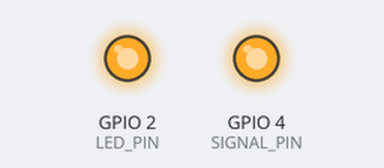
A sketch run on a simulated ESP32. Parts: output pins drawn as LEDs (lit = HIGH). WiFi joins after 1.5 s; servers stay silent unless stated; uploads are accepted with an empty reply; what the sketch prints to the serial monitor is not drawn.

Above: at 1.6 s.
At 61.8 s:
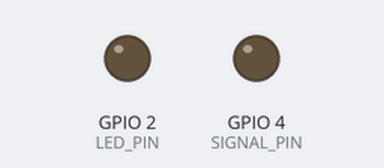
Timing chart, 0 to 63.3 s (numbered marks = the images above):
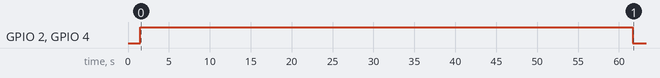

Measured:
- by itself, GPIO 2 (LED_PIN), GPIO 4 (SIGNAL_PIN): LOW → HIGH at 1.5 s, → LOW 60.2 s later

The sketch:

sender_http_prova_statico_delay10_patch.ino
```cpp
#include <WiFi.h>
#include <HTTPClient.h>

const char* ssid = "my_SSID";
const char* password = "my_password";

// if checking on laptop teh traffic "http://192.168.1.205:8080/data";
const char* serverUrl = "http://192.168.1.201/data";

#define SIGNAL_PIN 4
#define LED_PIN 2
const int high_duration_ms = 200;

//6 mins 360 sec
// 3mins 180
unsigned long max_execution_time_seconds_per_run=360*1000;
int max_runs = 5;

bool done = false;

//unsigned long packetCount = 0;

void setup_leds_and_gpio()
{
    pinMode(SIGNAL_PIN, OUTPUT);
    pinMode(LED_PIN, OUTPUT);
    digitalWrite(SIGNAL_PIN, LOW);
    digitalWrite(LED_PIN, LOW);
}

void setup()
{
  setup_leds_and_gpio();
  Serial.begin(19200);

  WiFi.begin(ssid, password);
  Serial.println("Connecting to WiFi...");
  while (WiFi.status() != WL_CONNECTED)
  {
    delay(500);
    Serial.print(".");
  }
  Serial.println("\nConnected to WiFi");
  Serial.print("IP address: ");
  Serial.println(WiFi.localIP());
}

void delay_and_poll_in_the_meanwhile(float delay_time_provided, float max_runtime=0, float run_starttime=0)
{
  unsigned long start_time_while_delay_loop = millis();
  while(millis()-start_time_while_delay_loop <= delay_time_provided)
  {
    if (max_runtime>0 && millis()-run_starttime > max_runtime)
      {
        break;
      }
    if ((delay_time_provided - (millis() - start_time_while_delay_loop))>10)
      {
        delay(10);
      }
  }
}

float get_frequency_seconds(uint8_t type)
{
  //for type1 will be 300
  //for type2 will be 3
  //for type3 will be 0.033
  if (type == 1)
    return 300.0; //TODO put it back at 300.0
  else if (type == 2)
    return 3.0; //TODO put it back at 3.0
  else if (type == 3)
    return 0.035; //TODO put it back at 0.033
  else
    return -1.0;   // default case
}

//uint8_t to save a bit of memory instead of int
String generatePayload(uint8_t type)
{
  String output;

  if (type == 1) {
    // --- TYPE 1: 21 bytes fixed ---
    // Format example: {"t":01234,"h":5678}
    // Always 21 chars
    char buf[22]; // +1 for null terminator
    snprintf(buf, sizeof(buf), "{\"t\":%05lu,\"h\":%04lu}",
             millis() % 100000, millis() % 10000);
    output = buf;
  }
  else if (type == 2) {
    // --- TYPE 2: 160 bytes fixed ---
    // We'll pad with spaces so it’s always 160
    char buf[200]; // temp buffer
    snprintf(buf, sizeof(buf),
      "{\"id\":%05lu,\"ts\":\"%010lu\",\"lat\":%011lu,"
      "\"lon\":%011lu,\"alt\":%05lu,\"spd\":%04lu,"
      "\"bat\":%02lu,\"sat\":%02lu}",
      millis() % 100000, millis(),
      millis() % 100000000000UL, millis() % 100000000000UL,
      millis() % 100000, millis() % 10000,
      millis() % 100, millis() % 100
    );

    output = buf;

    // Pad with spaces until length is 160
    while (output.length() < 160) {
      output += ' ';
    }
  }
  else if (type == 3) {
    // --- TYPE 3: 58 KB fixed ---
    const size_t CAPACITY = 58 * 1024; // 59392 bytes
    output.reserve(CAPACITY);

    // Small JSON-like header with fixed width
    char head[32];
    snprintf(head, sizeof(head), "{\"millis\":%010lu}", millis());
    output = head;

    // Fill the rest with a varying character
    char filler = 'A' + (millis() % 26);
    while (output.length() < CAPACITY) {
      output += filler;
    }

    // Ensure exact size
    output.remove(CAPACITY);
  }

  return output;
}

void finished_with_all_benchmarks()
{
  //Serial.print("Total packets: ");
  //Serial.println(packetCount);

  while (true)
  {
      digitalWrite(LED_PIN, HIGH);
      digitalWrite(SIGNAL_PIN, HIGH);
      delay(180000);
  }
}

void run_or_benchmark_change(float extra_cooldown_time_between_runs)
{
    // HIGH signal
    digitalWrite(SIGNAL_PIN, HIGH);
    digitalWrite(LED_PIN, HIGH);

    //delay to have teh HIGH gpio recognized
    //TODO would this be unfair advantage? since the polling here would not be counted
    //but when re starting connection is already good
    delay_and_poll_in_the_meanwhile(high_duration_ms);

    //if we want extra delay to cooldown
    delay_and_poll_in_the_meanwhile(extra_cooldown_time_between_runs);

    // LOW signal
    digitalWrite(SIGNAL_PIN, LOW);
    digitalWrite(LED_PIN, LOW);

    //bit of dilemma here cause we might read (due to INA226 way of working in continous mode) soem data unrelated to task we want to measure
    //shouldnt be too much of a problem since we dont miss any data thanks to the samples representing averages. plus even if we were sampling in the classsic manner the unrelated data would be such a small percentage that would nt represnet a problem.
}

void main_task(int current_bench)
{
  //packetCount++;

  String message = generatePayload(current_bench);

  if (WiFi.status() == WL_CONNECTED)
  {
    HTTPClient http;

    //Serial.println("Sending JSON:");
    //Serial.println(message);

    // Send HTTP POST request
    http.begin(serverUrl);
    http.setTimeout(4000);
    http.addHeader("Content-Type", "application/json");

    int httpResponseCode = http.POST(message);

    if (httpResponseCode > 0) {
      Serial.print("HTTP Response code: ");
      Serial.println(httpResponseCode);
      String response = http.getString();
      Serial.println("Response: " + response);
    }
    else
    {
      Serial.print("Error code: ");
      Serial.println(httpResponseCode);
    }

    http.end();
  }
  else
  {
    Serial.println("WiFi disconnected");
  }

  Serial.println("Message type "+ String(current_bench) +" sended ");

}


void handling_bitrate(int current_bench)
{

  //start al tempo della run
  unsigned long track_this_run_time_start = millis();

  //loop if max time still valid
  while(millis()-track_this_run_time_start <= max_execution_time_seconds_per_run)
  {
    //invia
    main_task(current_bench);

    //we need the delay to respect bitrate
    delay_and_poll_in_the_meanwhile(get_frequency_seconds(current_bench)*1000, max_execution_time_seconds_per_run, track_this_run_time_start);

  }

}


void loop()
{

  if(!done)
  {
    //loop for benchmark types
    for (int count_bench_level = 1; count_bench_level <= 2; count_bench_level++)
      {
        for (int current_run = 0; current_run < max_runs; current_run++)
        {
          run_or_benchmark_change(60000);
          handling_bitrate(count_bench_level);

        }
      }

    done=true;
  }

  finished_with_all_benchmarks();
  //just to avoid super fast looping once finished
  delay(3000);

}
```
